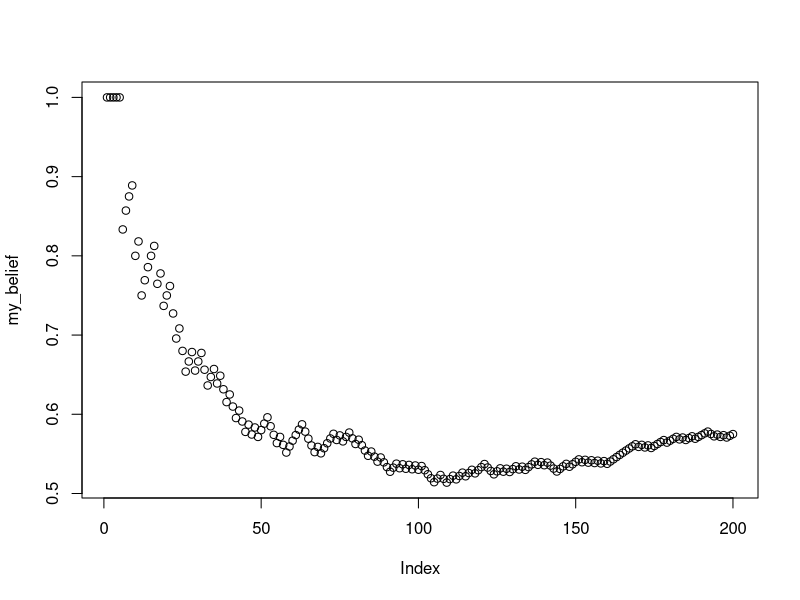
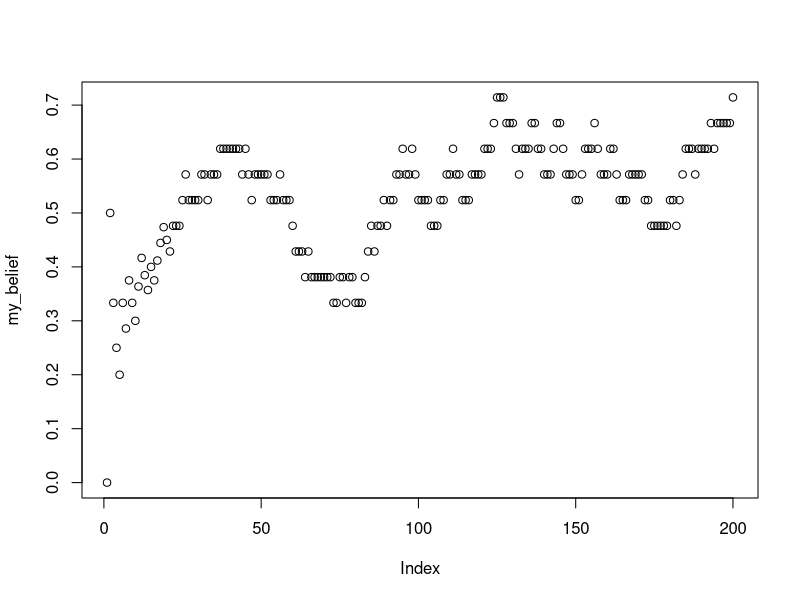

Generate these figures, in order, with R:
## ---- chunk 1
knitr::opts_chunk$set(
  collapse = TRUE,
  comment = "#>"
)
## ---- chunk 2
rolls <- sample(1:6,1000, replace=TRUE)
table(rolls)
## ---- chunk 3
one <- sample(1:6,1000, replace=TRUE)
two <- sample(1:6,1000, replace=TRUE)
combined <- one+two
table(combined)/1000
## ---- chunk 4
first <- rep(x= 1:6, each = 6)
second <- rep(x= 1:6, times = 6)
sum_rolls <- first+second
table(sum_rolls)/length(sum_rolls)

## compare
sim_result <- table(combined)/1000
true_probs <- table(sum_rolls)/length(sum_rolls)

## Difference
true_probs-sim_result
## ---- chunk 5
sample(c("A","B"), 20, replace = TRUE, prob = c(.8, .2))
## ---- chunk 6
letters

LETTERS
## ---- chunk 7
sample(letters,50,replace=TRUE)
## ---- chunk 8
my_letters <- sample(letters,50*5,replace=TRUE)

# turn the vector into a matrix with 5 columns
my_strings <- matrix(my_letters, ncol=5)

# each row is a word, need to collapse the column to create a string
paste(my_strings[1,], collapse="")

# loop to collapse all of the rows into words
random_strings <-c()
for(i in 1:dim(my_strings)[1]){
  random_strings[i] <- paste(my_strings[i,], collapse="")
}

random_strings
## ---- chunk 9
sim_results <- replicate(10000,
                         sample( c(1,0), 10, replace=TRUE)
                         )
number_of_heads <- colSums(sim_results)
table(number_of_heads)/10000

# alternative solution using rbinom

number_of_heads <- rbinom(10000,10,prob=.5)
table(number_of_heads)/10000

## ---- chunk 10
flips <- sample(c("H","T"), 10000, replace=TRUE)

sequence <- c()
for(i in 2:length(flips)){
  first_element <- flips[i-1]
  second_element <- flips[i]
  sequence[i-1] <- paste0(first_element,second_element)
}

table(sequence)/10000

## 3 element sequences

flips <- sample(c("H","T"), 10000, replace=TRUE)

sequence <- c()
for(i in 3:length(flips)){
  first_element <- flips[i-2]
  second_element <- flips[i-1]
  third_element <- flips[i]
  sequence[i-1] <- paste0(first_element,
                          second_element,
                          third_element)
}

table(sequence)/10000

## ---- chunk 11
simulated_sequence <- c(rbinom(100,1,.5),
                        rbinom(100,1,.6))
## ---- chunk 12
my_knowledge <- c()
my_belief <- c()
for(i in 1:length(simulated_sequence)){
  
    my_knowledge[i] <- simulated_sequence[i]
    my_belief[i] <- sum(my_knowledge)/length(my_knowledge)
    
}

plot(my_belief)

## ---- chunk 13

simulated_sequence <- c(rbinom(100,1,.5),
                        rbinom(100,1,.6))

my_knowledge <- c()
my_belief <- c()
for(i in 1:length(simulated_sequence)){
  
    my_knowledge[i] <- simulated_sequence[i]
    if(i <= 20){
      my_belief[i] <- sum(my_knowledge)/length(my_knowledge)
    }else{
      my_belief[i] <- sum(my_knowledge[i:(i-20)])/length(my_knowledge[i:(i-20)])
    }
    
}

plot(my_belief)

## ---- chunk 14
my_paragraph <- "This is a paragraph, with some stuff in it. This is another sentence in the paragraph"
the_letters <- unlist(strsplit(my_paragraph, split=""))
the_letters
